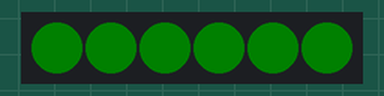
Recording of a sketch running on a simulated Arduino Uno, built with avr-gcc and run on an emulated ATmega328P. On the bench: 6 RGB LEDs in strip order, left to right. Dim RGB values are drawn brighter than linear; the strip is taken to match the declared colour order; random numbers use the default seed unless the sketch sets one.

Above: at 0.1 s.
At 2.55 s:
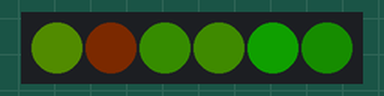
At 3.15 s:
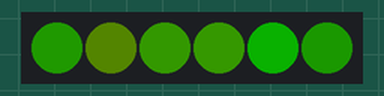
Timing chart, 0 to 40.0 s (numbered marks = the images above):
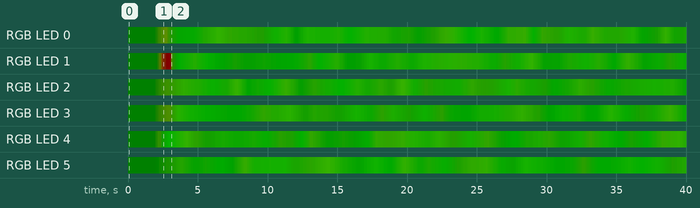

Measured:
- by itself, RGB LED 0: off → RGB(0, 5, 0) at 0.00 s, → RGB(1, 6, 0) 2.0 s later, → RGB(3, 8, 0) 0.12 s later, → RGB(4, 9, 0) 0.12 s later, … (247 changes in this stretch)
- by itself, RGB LED 1: off → RGB(0, 5, 0) at 0.00 s, → RGB(0, 4, 0) 2.0 s later, → RGB(1, 3, 0) 0.12 s later, → RGB(2, 3, 0) 0.12 s later, … (256 changes in this stretch)

The sketch:

pixel_jar_anim.ino
```cpp
/*
    Fireflz first test, now making fireFLIES with arraz

    NEXT : change completely. my pixel class is memory limited so only 3 pixels ofr 3 flies necessary...

*/


#include <Adafruit_NeoPixel.h>
#include "Pixel.h"
#include "LowPower.h"


#ifdef __AVR__
  #include <avr/power.h>
  #endif


#define PIN         10
#define PIXELS      6

#define DEBUG   0
#define __D     if(DEBUG)

Adafruit_NeoPixel NeoPixel = Adafruit_NeoPixel(PIXELS, PIN, NEO_RGB + NEO_KHZ800);
period_t random_sleep();

/*  create a pixel instance for each pixel on the neopixel strip (Adafruit_NeoPixel object)
 *    that you want to control with fade. When creating instance, simply give
 *    integer of position in pixel strip.
 */
Pixel myStrip[PIXELS];

int delayval = 1000; // delay for half a second
char buff[50];

#define FLIES       2
#define green_min   40
#define green_max   120
#define blue_max    4

#define interval      5
#define fadeIn_min    120
#define fadeIn_max    300
#define fadeOut_min   120
#define fadeOut_max   300

int flyID[FLIES];
uint8_t flying [FLIES];
uint8_t landing [FLIES];


void setup() {

  randomSeed(analogRead(0));

  Serial.begin(115200);

  NeoPixel.begin(); // This initializes the NeoPixel library.
  NeoPixel.show();

  set_draw_all( 5, 0, 0 );
  NeoPixel.show();
  delay(1000);

  for(uint8_t f=0; f<PIXELS; f++)
  {
    myStrip[f].fadeTo( random(30), random(10), 0,  random(1,10) );
    draw_pixel( &myStrip[f] );
  }
  NeoPixel.show();
  delay(1000);

  // Eo setup
}


void loop() {

  for(uint8_t f=0; f<PIXELS; f++)
  {
    if(!myStrip[f].fade()){
      // fade to new col
      int r = random(30,60);
      int g = random(r/3);
      myStrip[f].fadeTo( r, g, 0, random(5,10) );
//      Serial.print(" new ");
//      Serial.print(f); Serial.print(" ] :\t");
//      Serial.print(myStrip[f].R()); Serial.print("\t");
//      Serial.println(myStrip[f].G());
    }
    else{
//      if(f==0){
//        Serial.print(" \t stp +\t");
//        Serial.print(myStrip[f].R()); Serial.print("\t");
//        Serial.println(myStrip[f].G());      }
    }
    draw_pixel( &myStrip[f] );
  }

  NeoPixel.show();
  delay(120);

//  LowPower.idle(random_sleep(0,2), ADC_OFF, TIMER4_OFF, TIMER3_OFF, TIMER1_OFF,
//        TIMER0_OFF, SPI_OFF, USART1_OFF, TWI_OFF, USB_OFF);

  // Eo **  loop
}


void draw_pixel( Pixel * PIX ) {
  NeoPixel.setPixelColor(PIX->ID(), NeoPixel.Color(  PIX->G(), PIX->R(), PIX->B() ) );
}

void set_all( int r, int g, int b){
  for( int x=0; x<PIXELS ; x++ ) {
    myStrip[x] = Pixel(x);
    myStrip[x].set( r, g, b );
  }
}

void set_draw_all( int r, int g, int b){
  for( int x=0; x<PIXELS ; x++ ) {
    myStrip[x] = Pixel(x);
    myStrip[x].set( r, g, b );
    draw_pixel( (&myStrip[x]) );
  }
}

void draw_all( ){
  for( int x=0; x<PIXELS ; x++ ) {
    draw_pixel( (&myStrip[x]) );
  }
}


// * hue (index) is a value between 0 and 767.
//
period_t random_sleep(int a, int b){

  int coin = random(a,b+1);

  __D Serial.print("Random sleep for " );
  __D Serial.println(coin );

//  int [] dur = [ SLEEP_120MS,   LEEP_250MS,  SLEEP_500MS,  SLEEP_1S,  SLEEP_2S,  SLEEP_4S,  SLEEP_8S ];

  if(coin==0)         return SLEEP_120MS;
  else if(coin==1)    return SLEEP_250MS;
  else if(coin==2)    return SLEEP_500MS;
  else if(coin==3)    return SLEEP_1S;
  else if(coin==4)    return SLEEP_2S;
  else if(coin==5)    return SLEEP_4S;
  else if(coin==6)    return SLEEP_8S;
  else                return SLEEP_250MS;
}


//void hsb2rgbAN2(uint16_t index, uint8_t sat, uint8_t bright, uint8_t color[3]) {
//    uint8_t temp[5], n = (index &gt;&gt; 8) % 3;
//// %3 not needed if input is constrained, but may be useful for color cycling and/or if modulo constant is fast
//    uint8_t x = ((((index &amp; 255) * sat) &gt;&gt; 8) * bright) &gt;&gt; 8;
//// shifts may be added for added speed and precision at the end if fast 32 bit calculation is available
//    uint8_t s = ((256 - sat) * bright) &gt;&gt; 8;
//    temp[0] = temp[3] =              s;
//    temp[1] = temp[4] =          x + s;
//    temp[2] =          bright - x    ;
//    color[RED]  = temp[n + 2];
//    color[GREEN] = temp[n + 1];
//    color[BLUE]  = temp[n    ];
//}


// *
```

Pixel.cpp
```cpp
#include <Arduino.h>

#include "Pixel.h"

uint8_t id;
float r, g, b;
float Tr, Tg, Tb;
float Sr, Sg, Sb;
uint8_t Fr, Fg, Fb;

char print_buff[40];


Pixel::Pixel()
{   }

Pixel::Pixel(uint8_t ID){
  id = ID;
  //off();
}


void Pixel::off(){
  r = 0;
  g = 0;
  b = 0;
}

void Pixel::setFade( uint8_t x){
  Fr = x;
  Fg = x;
  Fb = x;
}

void Pixel::set( float R, float G, float B ){
  r = R;
  g = G;
  b = B;

  Tr = r;
  Tg = g;
  Tb = b;

  setFade(0);
}


void Pixel::fadeTo( float R, float G, float B, float interval){
  Tr = R;
  Tg = G;
  Tb = B;

  Sr = ( Tr -r)/interval;
  Sg = ( Tg -g)/interval;
  Sb = ( Tb -b)/interval;

  if( r != Tr )
    Fr = 1;
  else
    Fr = 0;

  if( g != Tg )
    Fg = 1;
  else
    Fg = 0;

  if( b != Tb )
    Fb = 1;
  else
    Fb = 0;

}


uint8_t Pixel::ID(){
  return id;
}

uint8_t Pixel::R(){
  return int(r);
}

uint8_t Pixel::G(){
  return int(g);
}

uint8_t Pixel::B(){
  return int(b);
}


uint8_t Pixel::fade(){
  // fade each

  //printout();

  if( Fr ){
    // catch end of fade
    if( abs(Tr-r) < abs(Sr) ) {
      r = Tr;
      Fr = 0;
    }
    else  // step fade
      r += Sr;
  }

  if( Fg ){
    // catch end of fade
    if( abs(Tg -g) < abs(Sg) ) {
      g = Tg;
      Fg = 0;
    }
    else  // step fade
      g += Sg;
  }

  if( Fb ){
    // catch end of fade
    if( abs(Tb-b) < abs(Sb) ) {
      b = Tb;
      Fb = 0;
    }
    else  // step fade
      b += Sb;
  }

  return ( Fr || Fg || Fb );
}


void Pixel::add( float R, float G, float B ){
  r += R;
  g += G;
  b += B;
}


uint8_t Pixel::is_fading(){
  return ( Fr || Fg || Fb );
}


void Pixel::printout(){

  Serial.print("\t LED vals: ");
  Serial.print(r);
  Serial.print(", ");
  Serial.print(g);
  Serial.print(", ");
  Serial.print(b);
  Serial.print("\t");

  Serial.print(" target : ");
  Serial.print(Tr);
  Serial.print(", ");
  Serial.print(Tg);
  Serial.print(", ");
  Serial.print(Tb);
  Serial.print("\t");

  Serial.print(" in steps : ");
  Serial.print(Sr);
  Serial.print(", ");
  Serial.print(Sg);
  Serial.print(", ");
  Serial.print(Sb);
  Serial.print("\t");

  sprintf(print_buff, " status: %d, %d, %d;  \n" ,Fr, Fg, Fb);
  Serial.print(print_buff);
}
```

Pixel.h
```cpp
#ifndef PIXEL_H
#define PIXEL_H

#include <Arduino.h>

class Pixel
{

  public:
    // Funcs
    Pixel();
    Pixel(uint8_t ID);
    void off();
    void printout();
    void set( float R, float G, float B );
    uint8_t R();
    uint8_t G();
    uint8_t B();
    uint8_t W();
    uint8_t ID();

    void add( float R, float G, float B );
    void fadeTo( float R, float G, float B, float interval);

    uint8_t is_fading();
    void setFade( uint8_t x);
    uint8_t fade();

  private:
    // Variables
    uint8_t id;
    float r, g, b;
    float Tr, Tg, Tb;
    float Sr, Sg, Sb;
    uint8_t Fr, Fg, Fb;
};

#endif
```
